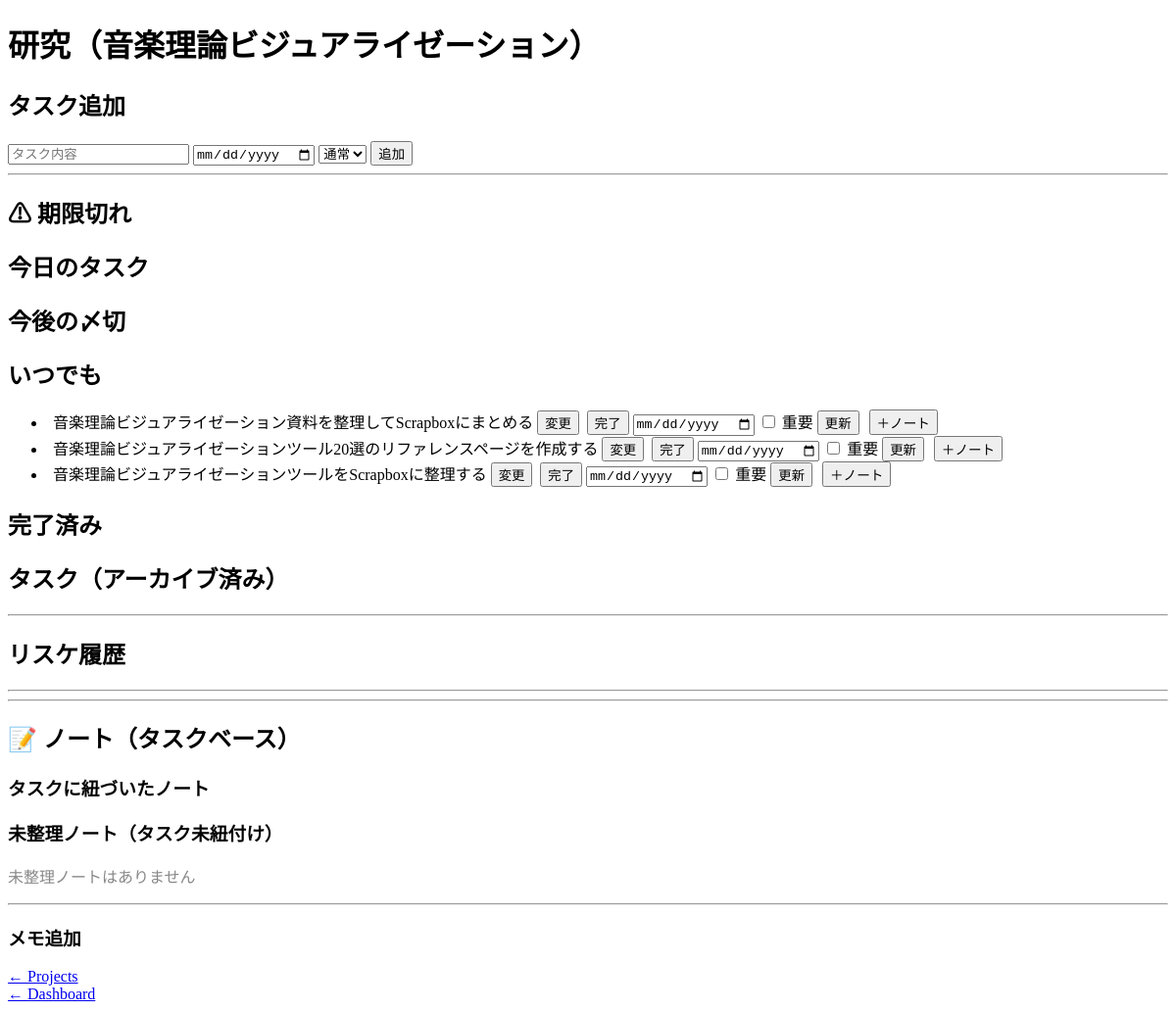
Before: /project/6 with the older database file.
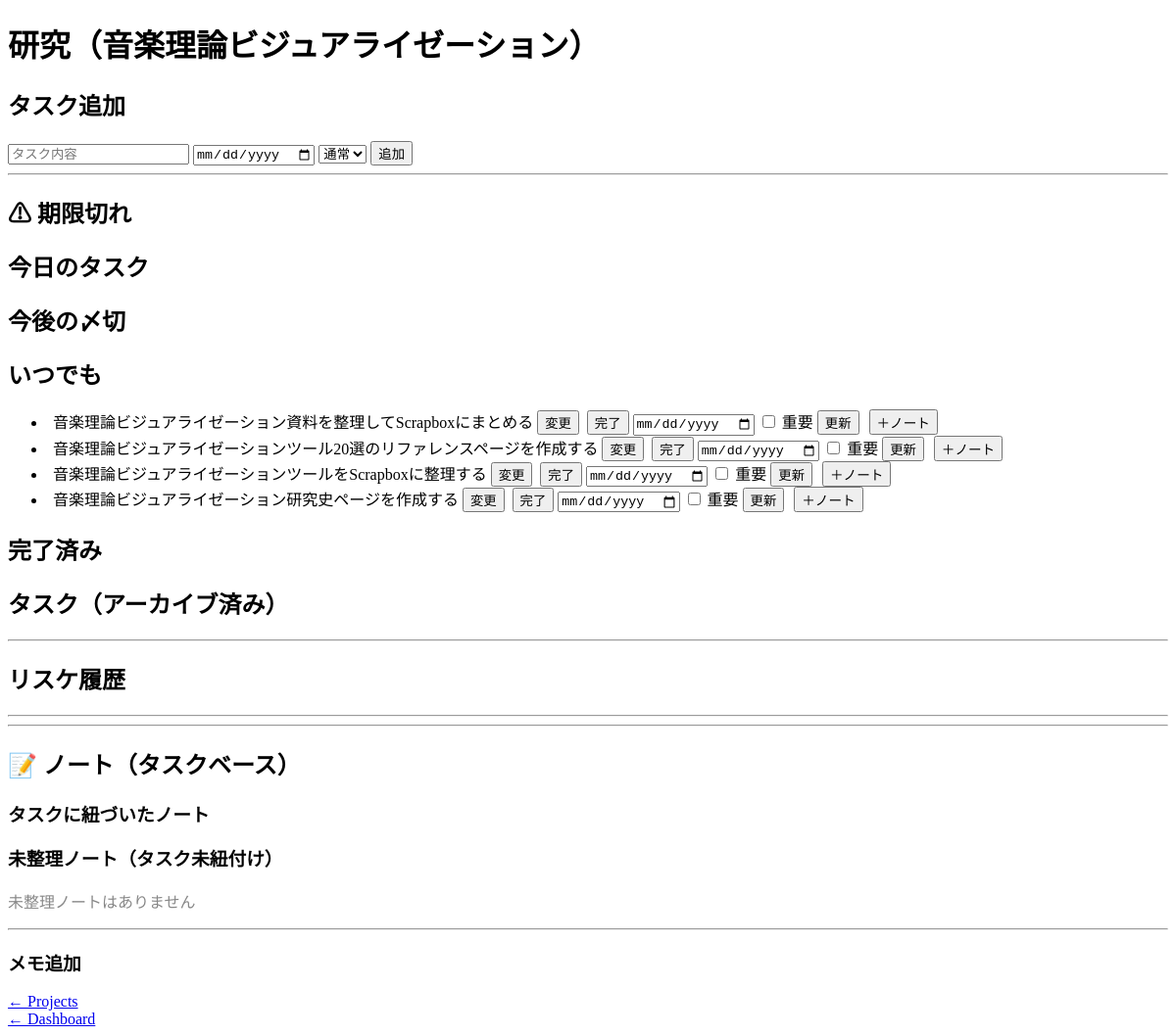
After: the same page with the newer database file.
### tables this page shows
CREATE TABLE tasks (
            id INTEGER PRIMARY KEY AUTOINCREMENT,
            title TEXT,
            status TEXT,
            deadline TEXT,
            original_deadline TEXT,
            project_id INTEGER,
            student_id INTEGER,
            priority TEXT DEFAULT 'medium',
            sync_key TEXT,
            source_type TEXT,
            source_updated_at TEXT,
            archived INTEGER DEFAULT 0
        , source_url TEXT);

### flask_app.py (the view, shortened to what this page needs)
@app.route("/project/<int:project_id>")
def project_detail(project_id):
    task_id_filter = request.args.get("task_id", type=int)
    conn = get_db()
    c = conn.cursor()
    today_str = c.execute("SELECT date('now')").fetchone()[0]
    project = c.execute("SELECT * FROM projects WHERE id=?", (project_id,)).fetchone()
    all_tasks = c.execute(
        """
        SELECT id AS task_id, title, status, deadline, priority, archived,
               original_deadline, sync_key, source_type, source_updated_at
        FROM tasks
        WHERE project_id=?
        ORDER BY deadline IS NULL, deadline
        """,
        (project_id,),
    ).fetchall()
    all_tasks = apply_format(all_tasks)
    classified = classify_tasks(all_tasks, today_str)
    overdue_tasks = classified["overdue_tasks"]
    today_tasks = classified["today_tasks"]
    future_tasks = classified["future_tasks"]
    anytime_tasks = classified["anytime_tasks"]
    done_tasks = classified["done_tasks"]
    archived_tasks = []
    if task_id_filter:
        history = c.execute(
            """
        SELECT th.task_id, t.title AS task_title, th.old_deadline, th.new_deadline, th.changed_at
        FROM task_history th
        LEFT JOIN tasks t ON th.task_id = t.id
        WHERE th.task_id=?
        ORDER BY th.changed_at DESC
        """,
            (task_id_filter,),
        ).fetchall()
    else:
        history = c.execute(
            """
            SELECT th.task_id, t.title AS task_title, th.old_deadline, th.new_deadline, th.changed_at
            FROM task_history th
            LEFT JOIN tasks t ON th.task_id = t.id
            WHERE th.task_id IN (
                SELECT id FROM tasks WHERE project_id=?
            )
            ORDER BY th.changed_at DESC
        """,
            (project_id,),
        ).fetchall()
    notes = c.execute(
        """
        SELECT id, title, content, scrapbox_url, created_at, task_id
        FROM notes
        WHERE project_id=?
        ORDER BY created_at DESC
    """,
        (project_id,),
    ).fetchall()
    notes_by_task_id = {}
    unlinked_notes = []
    all_tasks = [
        {**dict(t), "related_notes": notes_by_task_id.get(dict(t)["task_id"], [])}
        for t in all_tasks
    ]
    overdue_tasks = [
        {**dict(t), "related_notes": notes_by_task_id.get(dict(t)["task_id"], [])}
        for t in overdue_tasks
    ]
    today_tasks = [
        {**dict(t), "related_notes": notes_by_task_id.get(dict(t)["task_id"], [])}
        for t in today_tasks
    ]
    future_tasks = [
        {**dict(t), "related_notes": notes_by_task_id.get(dict(t)["task_id"], [])}
        for t in future_tasks
    ]
    anytime_tasks = [
        {**dict(t), "related_notes": notes_by_task_id.get(dict(t)["task_id"], [])}
        for t in anytime_tasks
    ]
    done_tasks = [
        {**dict(t), "related_notes": notes_by_task_id.get(dict(t)["task_id"], [])}
        for t in done_tasks
    ]
    archived_tasks = [
        {**dict(t), "related_notes": notes_by_task_id.get(dict(t)["task_id"], [])}
        for t in archived_tasks
    ]
    conn.close()
    return render_template(
        "project_detail.html",
        project=project,
        tasks=all_tasks,
        overdue_tasks=overdue_tasks,
        today_tasks=today_tasks,
        future_tasks=future_tasks,
        anytime_tasks=anytime_tasks,
        done_tasks=done_tasks,
        archived_tasks=archived_tasks,
        notes=notes,
        unlinked_notes=unlinked_notes,
        history=history,
        students=STUDENTS_DATA,
    )

### flask_app.py (called while the page is built)
def get_db():
    BASE_DIR = os.path.dirname(os.path.abspath(__file__))
    conn = sqlite3.connect(
        os.path.join(BASE_DIR, "db.sqlite3"), timeout=5, check_same_thread=False
    )
    conn.row_factory = sqlite3.Row
    conn.execute("PRAGMA journal_mode=WAL;")
    conn.execute("PRAGMA busy_timeout=5000;")
    return conn

def apply_format(rows):
    result = []
    for r in rows:
        d = dict(r)
        if "deadline" in d and d["deadline"]:
            d["deadline_display"] = format_date_jp(d["deadline"])
        else:
            d["deadline_display"] = None
        if "original_deadline" in d and d["original_deadline"]:
            d["original_deadline_display"] = format_date_jp(d["original_deadline"])
        else:
            d["original_deadline_display"] = None
        result.append(d)
    return result

### templates/project_detail.html (shortened to what this page needs)
<!DOCTYPE html>
<html>
<head>
</head>
<body>
    {% from "components/task_item.html" import edit_form, task_actions %}
<h1>{{ project["name"] }}</h1>
<h2>タスク追加</h2>
<form action="/add_task" method="post">
    <input name="title" placeholder="タスク内容">
    <input type="date" name="deadline">
    <select name="priority">
        <option value="medium" selected>通常</option>
    </select>
    <button type="submit">追加</button>
</form>
<hr>
<h2>⚠ 期限切れ</h2>
<h2>今日のタスク</h2>
<h2>今後の〆切</h2>
<h2>いつでも</h2>
<ul>
{% for t in anytime_tasks %}
    <li class="task-title-scope">
        {{ task_actions(t, show_done=true, show_update=true, is_done=false) }}
        <button type="button" onclick='openNoteFormForTask({{ t["task_id"] }}, {{ t["title"]|tojson }})' style="margin-left:6px; font-size:0.85em;">＋ノート</button>
    </li>
{% endfor %}
</ul>
<h2>完了済み</h2>
<h2>タスク（アーカイブ済み）</h2>
<hr>
<h2>リスケ履歴</h2>
<hr>
<hr>
<h2>📝 ノート（タスクベース）</h2>
<h3>タスクに紐づいたノート</h3>
<h3>未整理ノート（タスク未紐付け）</h3>
{% if unlinked_notes %}
    <ul>
    {% for n in unlinked_notes %}
        <li class="note-title-scope">
            <b>{{ n["title"] }}</b><br>
            {{ n["content"] }}<br>
            {% if n["scrapbox_url"] %}
                <a href="{{ n["scrapbox_url"] }}" target="_blank">開く</a>
            {% else %}
                <a href="https://scrapbox.io/musestudio/{{ n["title"] }}" target="_blank">
                    Scrapbox作成
                </a>
            {% endif %}
            <br>
            <small>{{ n["created_at"] }}</small>
        </li>
    {% endfor %}
    </ul>
{% else %}
    <p style="color:#888;">未整理ノートはありません</p>
{% endif %}
<hr>
<h3>メモ追加</h3>
<a href="/projects">← Projects</a><br>
<a href="/">← Dashboard</a>
</body>
</html>

### templates/components/task_item.html (shortened to what this page needs)
{% macro task_actions(t, show_done=true, show_update=false, is_done=false) %}
    <form action="/edit_task_title" method="post" class="inline-edit-form" style="display:inline; margin-left:6px;">
        {% if is_done %}
            <s><span class="inline-edit-title">{{ t["title"] }}</span></s>
        {% else %}
            <span class="inline-edit-title">{{ t["title"] }}</span>
        {% endif %}
        <button type="button" class="inline-edit-toggle" onclick="toggleInlineEdit(this)">変更</button>
    </form>
    {% if show_done %}
        <form action="/done/{{ t["task_id"] if t["task_id"] is defined else t["id"] }}" method="post" style="display:inline; margin-left:4px">
            <button type="submit">完了</button>
        </form>
    {% endif %}
    {% if show_update %}
        <form action="/update_task" method="post" style="display:inline;">
            <input type="date" name="deadline" value="{{ t["deadline"] if t["deadline"] is defined and t["deadline"] else "" }}">
            <label>
                <input type="checkbox" name="priority" value="high" {% if t["priority"] == "high" %}checked{% endif %}>
                重要
            </label>
            <button type="submit">更新</button>
        </form>
    {% endif %}
{% endmacro %}

Changed rows visible on the page:
now on this page (row edited): tasks: title "音楽理論ビジュアライゼーション研究史ページを作成する"
